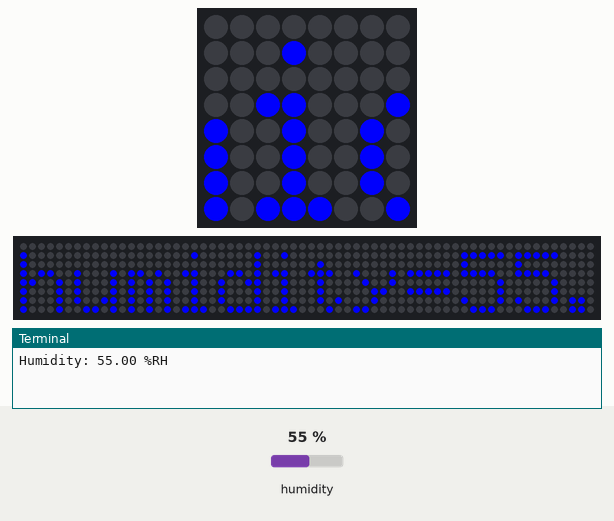
Simulated run of this program. Board: Raspberry Pi (BCM pin numbers) with a Sense HAT. Shown: the Sense HAT's 8×8 RGB LED matrix, a strip that is not on the board, showing the scrolling text unrolled, the last lines printed to the terminal. Inputs (shaded band) come from the test bench; at power-on: humidity 55 %. The 64×8 strip is a reading aid, not a part: it shows the text the matrix is scrolling, unrolled, one strip-width of it at a time.

Above: at 1.25 s.
1.3 s: humidity set to 22 %
At 5.51 s:
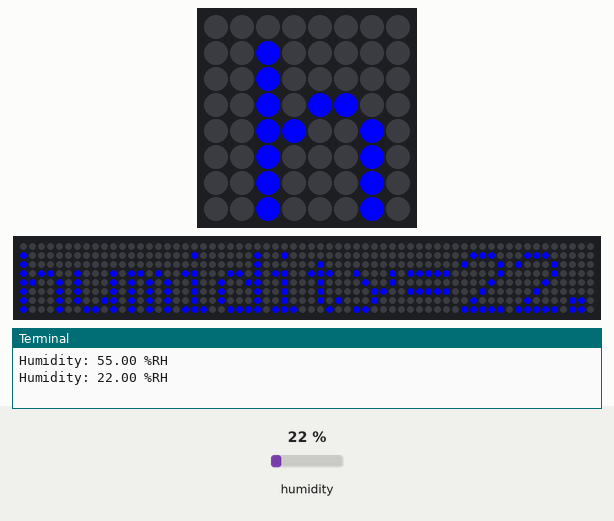
7.5 s: humidity set to 40 %
At 10.68 s:
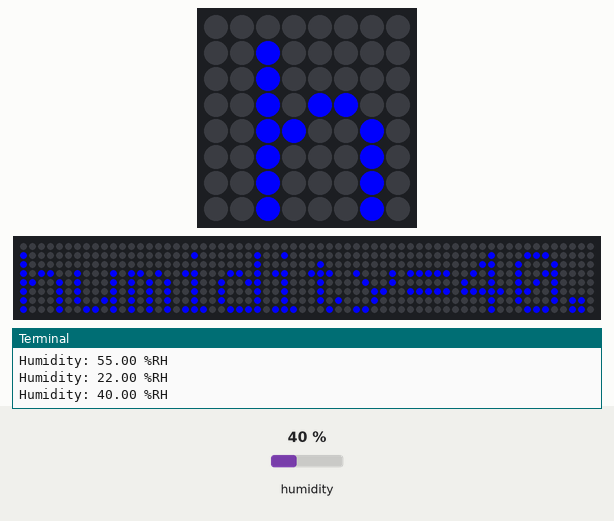
13.7 s: humidity set to 68 %
At 15.85 s:
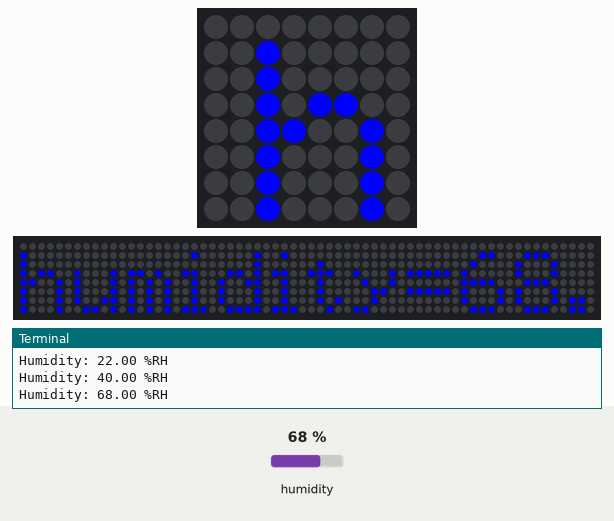

The program:

humidity.py
```python
#!/usr/bin/python
from sense_hat import SenseHat

sense = SenseHat()

# Set the direction of rotation (0,90,180,270 for choice), default is 0
sense.set_rotation(180)

# Set color R G B value
color_text = (0, 0, 255)
color_back = (0, 0, 0)


while True:
    # Obtain the humidity value on the sensor.
    humidity = sense.humidity
    # humidity = sense.get_humidity()

    # The terminal prints out the temperature value and saves two decimal places.
    print("Humidity: %0.2f %%RH" % humidity)

    # The parameter scroll_speed changes the scrolling speed, the default is 0.1,
    # text_colour is the font color , and back_colour is the background color.
    sense.show_message("humidity=%0.2f%%RH" % humidity, scroll_speed=0.05,
                       text_colour=color_text, back_colour=color_back)
```
